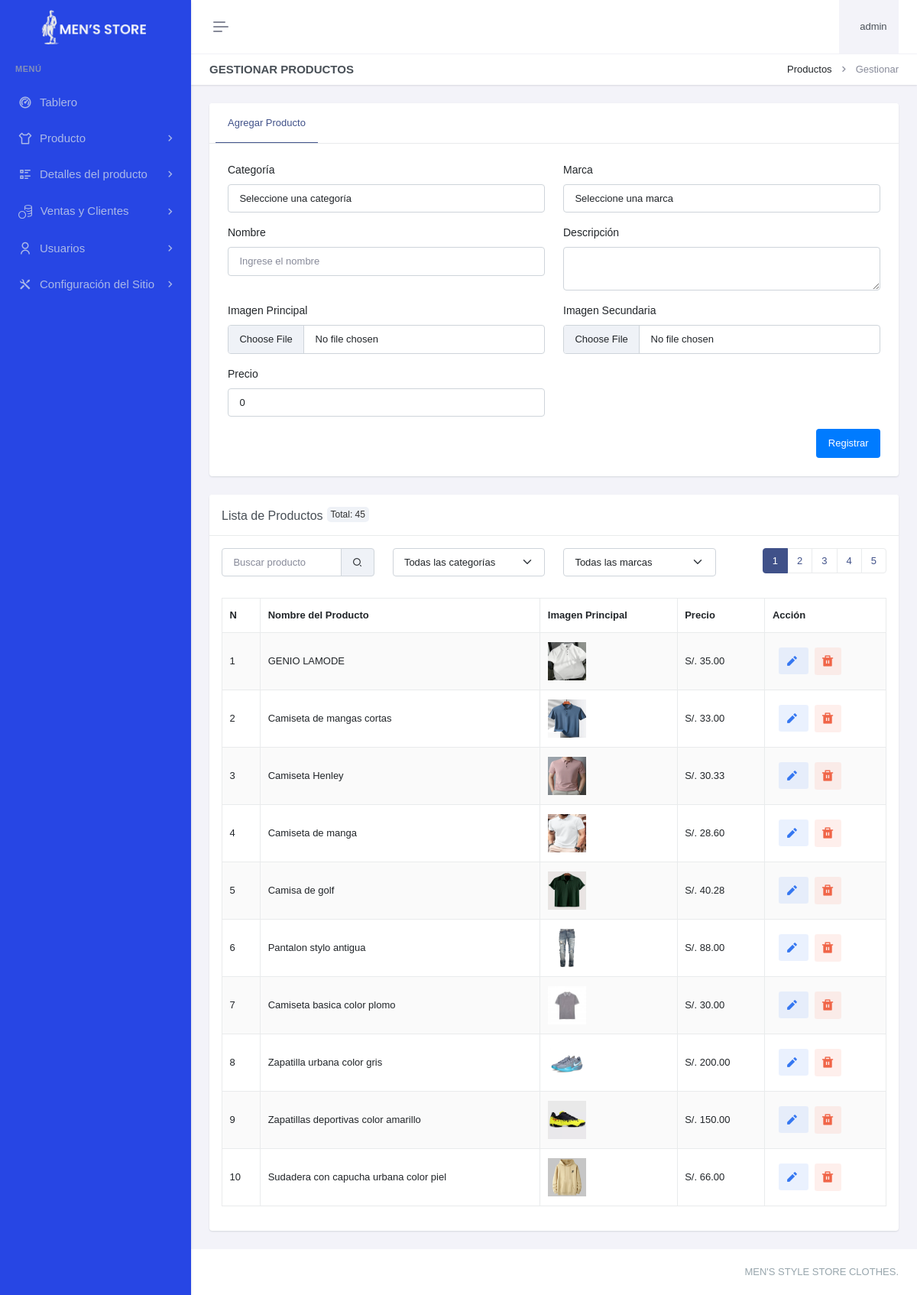
/paneladministrador/productos/productos/gestionar-producto.php (signed in), run on an earlier commit of the app's database.
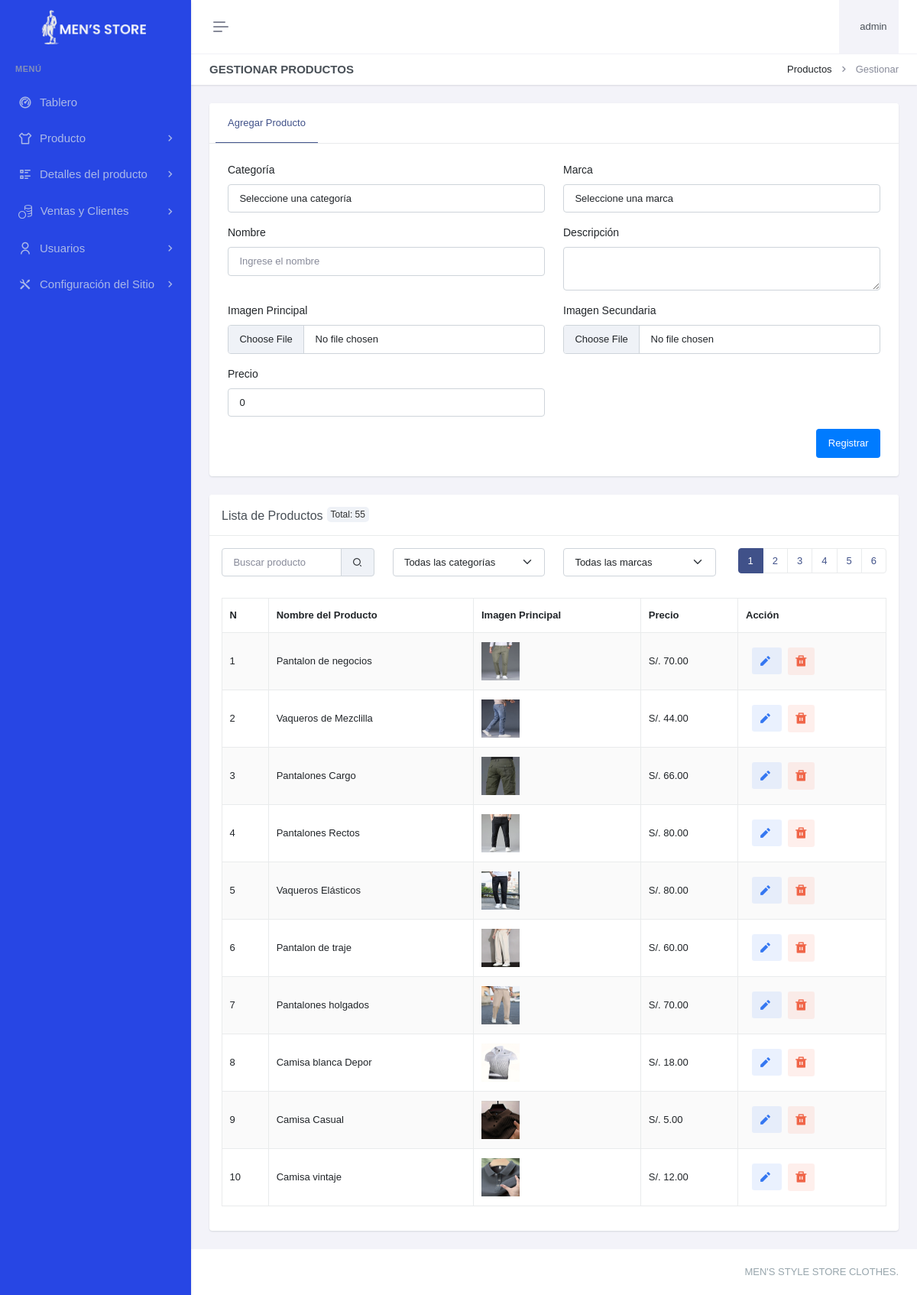
And on a later commit of the database.
### tables this page shows
CREATE TABLE `producto` (
  `proId` int(11) NOT NULL,
  `catId` int(11) DEFAULT NULL,
  `marId` int(11) DEFAULT NULL,
  `proNombre` varchar(50) NOT NULL,
  `proDescripcion` varchar(150) DEFAULT NULL,
  `proImg` varchar(255) DEFAULT NULL,
  `proImg2` varchar(255) DEFAULT NULL,
  `proPrecio` decimal(8,2) DEFAULT NULL,
  `proFechaRegistro` datetime DEFAULT current_timestamp() ON UPDATE current_timestamp()
);

### paneladministrador/productos/productos/gestionar-producto.php (the view, shortened to what the changed rows need)
<?php
include "../../header.php";
include "../../sidebar.php";
$search = isset($_GET['search']) ? trim($_GET['search']) : '';
$filter_categoria = isset($_GET['categoria']) ? trim($_GET['categoria']) : '';
$filter_marca = isset($_GET['marca']) ? trim($_GET['marca']) : '';
$pagina_actual = isset($_GET['pagina']) ? (int)$_GET['pagina'] : 1;
$registros_por_pagina = 10;
$offset = ($pagina_actual - 1) * $registros_por_pagina;
$query_total = "SELECT COUNT(*) as total FROM producto WHERE proNombre LIKE ? AND (catId = ? OR ? = '') AND (marId = ? OR ? = '')";
$stmt_total = $con->prepare($query_total);
$search_param = "%$search%";
$stmt_total->bind_param('sssss', $search_param, $filter_categoria, $filter_categoria, $filter_marca, $filter_marca);
$stmt_total->execute();
$result_total = $stmt_total->get_result();
$total_registros = $result_total->fetch_assoc()['total'];
$total_paginas = ceil($total_registros / $registros_por_pagina);
$query = "SELECT p.*, c.catNombre, m.marNombre FROM producto p
          JOIN categoria c ON p.catId = c.catId
          JOIN marca m ON p.marId = m.marId
          WHERE p.proNombre LIKE ? AND (p.catId = ? OR ? = '') AND (p.marId = ? OR ? = '')
          ORDER BY p.proId DESC
          LIMIT ? OFFSET ?";
$stmt = $con->prepare($query);
$stmt->bind_param('ssssiii', $search_param, $filter_categoria, $filter_categoria, $filter_marca, $filter_marca, $registros_por_pagina, $offset);
$stmt->execute();
$result = $stmt->get_result();
?>
<div class="main-content">
    <div class="page-content">
        <div class="container-fluid">
            <div class="row">
                <div class="col-xxl-9">
                    <div class="card mt-4">
                        <div class="card-header">
                            <h5 class="card-title mb-0">Lista de Productos<div class="badge-total">Total: <?php echo $total_registros; ?></div></h5>
                        </div>
                        <div class="card-body">
                                <nav aria-label="Page navigation example">
                                    <ul class="pagination justify-content-center">
                                        <?php for ($i = 1; $i <= $total_paginas; $i++): ?>
                                            <li class="page-item <?php echo ($i == $pagina_actual) ? 'active' : ''; ?>">
                                                <a class="page-link" href="?pagina=<?php echo $i; ?>&search=<?php echo htmlspecialchars($search); ?>#example"><?php echo $i; ?></a>
                                            </li>
                                        <?php endfor; ?>
                                    </ul>
                                </nav>
                                </div>
                            </div>
                            <table class="table table-bordered dt-responsive nowrap table-striped align-middle" style="width:100%">
                                <thead>
                                    <tr>
                                        <th>N</th>
                                        <th>Nombre del Producto</th>
                                        <th>Imagen Principal</th>
                                        <th>Precio</th>
                                        <th class="accion-col">Acción</th>
                                    </tr>
                                </thead>
                                <tbody>
                                    <?php
                                    $numero = $offset + 1;
                                    while ($row = $result->fetch_assoc()) {
                                        $image_path1 = "../../recursos/uploads/producto/" . htmlspecialchars($row['proImg']);
                                        echo "<tr id='producto-{$row['proId']}' ondblclick='openProductModal({$row['proId']}, \"{$row['proNombre']}\", \"{$row['proDescripcion']}\", \"{$row['proImg']}\", \"{$row['proImg2']}\", {$row['proPrecio']}, \"{$row['catNombre']}\", \"{$row['marNombre']}\")'>
                                                <td>{$numero}</td>
                                                <td>" . htmlspecialchars($row['proNombre']) . "</td>
                                                <td><img src='" . $image_path1 . "' alt='" . htmlspecialchars($row['proNombre']) . "' style='width: 50px; height: 50px;'></td>
                                                <td>S/. " . htmlspecialchars($row['proPrecio']) . "</td>
                                                <td>
                                                    <a href='editarproducto.php?id={$row['proId']}' class='btn btn-soft-secondary btn-sm ms-2 me-1' aria-label='Editar' title='Editar'><i class='ri-pencil-fill align-bottom me-1' style='font-size: 1.5em;'></i></a>
                                                    <a href='javascript:void(0);' class='btn btn-soft-danger btn-sm' onclick='confirmDeleteProducto({$row['proId']})' aria-label='Eliminar' title='Eliminar'><i class=ri-delete-bin-fill align-bottom me-1' style='font-size: 1.5em;'></i></a>
                                                </td>
                                            </tr>";
                                        $numero++;
                                    }
                                    ?>
                                </tbody>
                            </table>
                        </div>
                    </div>
                </div>
            </div>
        </div>
    </div>
<?php include "../../footer.php"; ?>

What changed in the data, as far as the page shows it:
no longer on this page (row edited): producto: proNombre "GENIO LAMODE", proImg (picture), proPrecio "35.00"
no longer on this page (row edited): producto: proNombre "Camiseta de mangas cortas", proImg (picture), proPrecio "33.00"
no longer on this page (row unchanged): producto: proNombre "Camiseta Henley", proImg (picture), proPrecio "30.33"
no longer on this page (row unchanged): producto: proNombre "Camiseta de manga", proImg (picture), proPrecio "28.60"
no longer on this page (row unchanged): producto: proNombre "Camisa de golf", proImg (picture), proPrecio "40.28"
no longer on this page (row unchanged): producto: proNombre "Pantalon stylo antigua", proImg (picture), proPrecio "88.00"
no longer on this page (row edited): producto: proNombre "Camiseta basica color plomo", proImg (picture), proPrecio "30.00"
no longer on this page (row unchanged): producto: proNombre "Zapatilla urbana color gris", proImg (picture), proPrecio "200.00"
no longer on this page (row unchanged): producto: proNombre "Zapatillas deportivas color amarillo", proImg (picture), proPrecio "150.00"
no longer on this page (row unchanged): producto: proNombre "Sudadera con capucha urbana color piel", proImg (picture), proPrecio "66.00"
added producto: proNombre "Pantalon de negocios", proImg (picture), proPrecio "70.00"
added producto: proNombre "Vaqueros de Mezclilla", proImg (picture), proPrecio "44.00"
added producto: proNombre "Pantalones Cargo", proImg (picture), proPrecio "66.00"
added producto: proNombre "Pantalones Rectos", proImg (picture), proPrecio "80.00"
added producto: proNombre "Vaqueros Elásticos", proImg (picture), proPrecio "80.00"
added producto: proNombre "Pantalon de traje", proImg (picture), proPrecio "60.00"
added producto: proNombre "Pantalones holgados", proImg (picture), proPrecio "70.00"
added producto: proNombre "Camisa blanca Depor", proImg (picture), proPrecio "18.00"
added producto: proNombre "Camisa Casual", proImg (picture), proPrecio "5.00"
added producto: proNombre "Camisa vintaje", proImg (picture), proPrecio "12.00"
Also different on the page:
$total_registros: "45" → "55"
new list line: "6"
